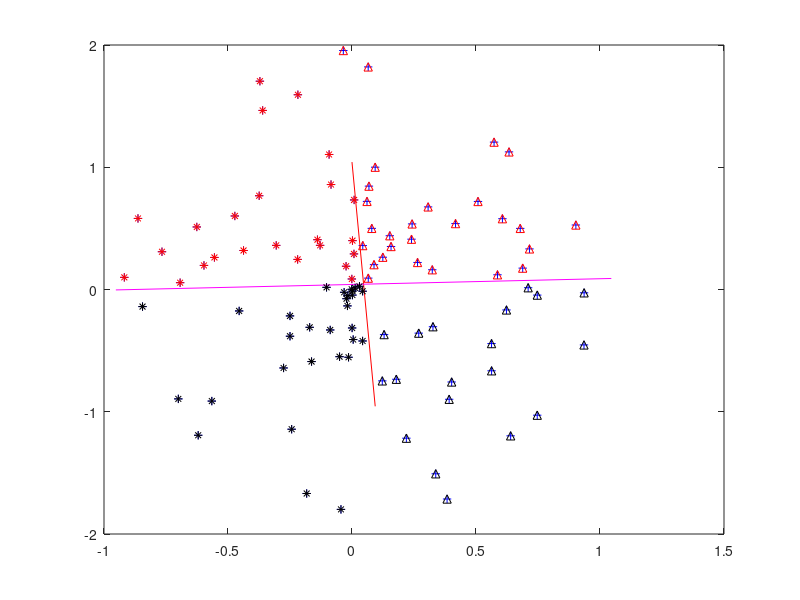

Source code (MATLAB):
% Computation of axis of inertia
function axisofinertia()
% number of points
N = 100;
% Initialize points (random)
r = rand(2,N);
pts = [r(1,:).*cos(2*pi*r(2,:));2*r(1,:).*sin(2*pi*r(2,:))];
% center of gravity
c = sum(pts,2)/N;
% Inertia matrix
d = pts-repmat(c,1,N); M = d*d';
% diagonalize M, do sth. equivalent by means of SVD
[V,D] = eig(M);
[V,S,U] = svd(d,'econ');
% Columns of V give the axes of inertia
figure('name','Inertial splitting');
plot(pts(1,:),pts(2,:),'b+'); hold on;
a = c+V(:,1); b = c-V(:,1);
plot([a(1),b(1)],[a(2),b(2)],'r-');
a = c+V(:,2); b = c-V(:,2);
plot([a(1),b(1)],[a(2),b(2)],'m-');

% First "quadrant"
pts1 = pts(:,find(((U(:,1) > 0) .* (U(:,2) > 0)) >0));
plot(pts1(1,:),pts1(2,:),'r^');
% Second "quadrant"
pts1 = pts(:,find(((U(:,1) <= 0) .* (U(:,2) > 0)) >0));
plot(pts1(1,:),pts1(2,:),'k^');
% Third "quadrant"
pts1 = pts(:,find(((U(:,1) > 0) .* (U(:,2) <= 0)) >0));
plot(pts1(1,:),pts1(2,:),'r*');
% Fourth "quadrant"
pts1 = pts(:,find(((U(:,1) <= 0) .* (U(:,2) <= 0)) >0));
plot(pts1(1,:),pts1(2,:),'k*');